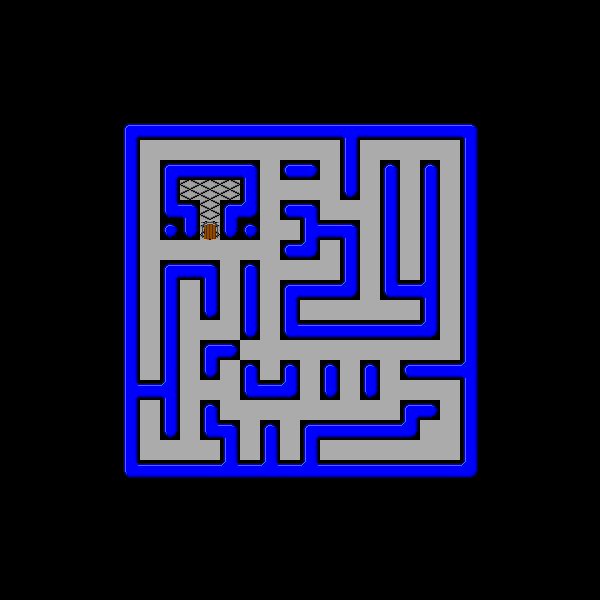

A level layout from a 2D game, rendered from its tile map. Below: a short description, then the map file with tile-grid data replaced by summaries:
An orthogonal 30x30 tile map with 20x20 px tiles, 2 tile layers (Tile Layer 1, Tile Layer 2) and 190 objects (140x coin, 40x wall, 4x border, 4x cherry, player, ...).

<map version="1.10" tiledversion="1.10.1" orientation="orthogonal" renderorder="right-down" width="30" height="30" tilewidth="20" tileheight="20" infinite="0" nextlayerid="4" nextobjectid="199">
 <tileset firstgid="1" name="tilemap" tilewidth="20" tileheight="20" spacing="1" tilecount="238" columns="17">
  <image source="tilemap.png" trans="000000" width="356" height="293" />
 </tileset>
 <layer id="1" name="Tile Layer 1" width="30" height="30">
  <data>[900 cells, 324 non-empty, 17 distinct tile ids]</data>
 </layer>
 <layer id="2" name="Tile Layer 2" width="30" height="30">
  <data>[900 cells, 1 non-empty, 1 distinct tile ids]</data>
 </layer>
 <objectgroup id="3" name="Objects">
  <object id="1" name="player" type="player" x="401.666" y="261.334" width="17" height="17" />
  <object id="3" name="wall" type="wall" x="463" y="123.333" width="14.3333" height="353" />
  <object id="4" name="wall" type="wall" x="121.667" y="123" width="343" height="14" />
  <object id="5" name="wall" type="wall" x="123.333" y="137" width="13.6667" height="339.667" />
  <object id="6" name="wall" type="wall" x="137.333" y="462.333" width="325.667" height="14" />
  <object id="7" name="wall" type="wall" x="261.667" y="421.667" width="16" height="40" />
  <object id="8" name="wall" type="wall" x="218.667" y="422.666" width="18" height="40" />
  <object id="9" name="wall" type="wall" x="202.333" y="403.333" width="16" height="36" />
  <object id="10" name="wall" type="wall" x="162" y="262.666" width="16" height="174.333" />
  <object id="11" name="wall" type="wall" x="177.333" y="263.001" width="40" height="13.3333" />
  <object id="12" name="wall" type="wall" x="201.333" y="276.667" width="16" height="40" />
  <object id="13" name="wall" type="wall" x="136.667" y="380.667" width="25.6667" height="16" />
  <object id="14" name="wall" type="wall" x="242.667" y="261.667" width="14.3333" height="78.3333" />
  <object id="15" name="wall" type="wall" x="202.667" y="341.667" width="37.3333" height="16" />
  <object id="16" name="wall" type="wall" x="203.334" y="358.334" width="13.3333" height="18.3333" />
  <object id="17" name="wall" type="wall" x="241.667" y="362" width="16" height="35.3333" />
  <object id="18" name="wall" type="wall" x="258" y="381.667" width="24.3333" height="16" />
  <object id="19" name="wall" type="wall" x="281.667" y="363" width="16" height="34.3333" />
  <object id="20" name="wall" type="wall" x="321.666" y="362.333" width="16" height="34.6667" />
  <object id="21" name="wall" type="wall" x="362.334" y="362.667" width="16" height="34.3333" />
  <object id="22" name="wall" type="wall" x="401" y="361.667" width="62.3333" height="16" />
  <object id="23" name="wall" type="wall" x="422" y="163" width="16" height="174.333" />
  <object id="24" name="wall" type="wall" x="381.333" y="162.667" width="16" height="136.333" />
  <object id="25" name="wall" type="wall" x="396.666" y="282" width="24.3333" height="16" />
  <object id="26" name="wall" type="wall" x="282.667" y="321.667" width="140" height="16" />
  <object id="27" name="wall" type="wall" x="282.333" y="281.667" width="16" height="40" />
  <object id="28" name="wall" type="wall" x="298" y="281.667" width="60" height="16" />
  <object id="29" name="wall" type="wall" x="343.334" y="222.666" width="14" height="60" />
  <object id="30" name="wall" type="wall" x="301.667" y="220.333" width="42.3333" height="19" />
  <object id="31" name="wall" type="wall" x="281.667" y="202.333" width="36.3333" height="16" />
  <object id="32" name="wall" type="wall" x="283" y="241.666" width="34.6667" height="16" />
  <object id="33" name="wall" type="wall" x="281.667" y="161.667" width="37.3333" height="16" />
  <object id="34" name="wall" type="wall" x="224" y="204.333" width="32" height="32" />
  <object id="35" name="wall" type="wall" x="164" y="204" width="32" height="32" />
  <object id="36" name="wall" type="wall" x="162.333" y="162.333" width="34" height="41.6667" />
  <object id="37" name="wall" type="wall" x="176.333" y="161.667" width="80" height="16" />
  <object id="38" name="wall" type="wall" x="223" y="176.333" width="35" height="28" />
  <object id="39" name="wall" type="wall" x="341.666" y="136.667" width="16" height="60" />
  <object id="40" name="wall" type="wall" x="402" y="403" width="35.6667" height="17.6667" />
  <object id="41" name="wall" type="wall" x="302" y="421.666" width="116.667" height="16" />
  <object id="42" name="wall" type="wall" x="301.667" y="437.666" width="16" height="22" />
  <object id="44" name="coin" type="coin" x="166.667" y="145.333" width="10" height="10" />
  <object id="45" name="coin" type="coin" x="184" y="145" width="10" height="10" />
  <object id="46" name="coin" type="coin" x="204" y="145" width="10" height="10" />
  <object id="47" name="coin" type="coin" x="226.667" y="144.667" width="10" height="10" />
  <object id="48" name="coin" type="coin" x="245.667" y="143.667" width="10" height="10" />
  <object id="49" name="coin" type="coin" x="263" y="144.333" width="10" height="10" />
  <object id="50" name="coin" type="coin" x="282.333" y="145" width="10" height="10" />
  <object id="51" name="coin" type="coin" x="305.333" y="144.667" width="10" height="10" />
  <object id="52" name="coin" type="coin" x="326" y="145.333" width="10" height="10" />
  <object id="53" name="coin" type="coin" x="325.333" y="165" width="10" height="10" />
  <object id="54" name="coin" type="coin" x="324.333" y="186" width="10" height="10" />
  <object id="55" name="coin" type="coin" x="304.333" y="185.667" width="10" height="10" />
  <object id="56" name="coin" type="coin" x="287.333" y="185.333" width="10" height="10" />
  <object id="57" name="coin" type="coin" x="264.667" y="185.333" width="10" height="10" />
  <object id="58" name="coin" type="coin" x="264.667" y="163.667" width="10" height="10" />
  <object id="59" name="coin" type="coin" x="144.667" y="164.333" width="10" height="10" />
  <object id="60" name="coin" type="coin" x="145.333" y="185.667" width="10" height="10" />
  <object id="61" name="coin" type="coin" x="144.333" y="205" width="10" height="10" />
  <object id="62" name="coin" type="coin" x="144" y="225" width="10" height="10" />
  <object id="63" name="coin" type="coin" x="144.333" y="244" width="10" height="10" />
  <object id="64" name="coin" type="coin" x="145.333" y="264" width="10" height="10" />
  <object id="65" name="coin" type="coin" x="145" y="283" width="10" height="10" />
  <object id="66" name="coin" type="coin" x="144" y="305.667" width="10" height="10" />
  <object id="67" name="coin" type="coin" x="144.333" y="327.333" width="10" height="10" />
  <object id="68" name="coin" type="coin" x="144.333" y="346.333" width="10" height="10" />
  <object id="69" name="coin" type="coin" x="143.667" y="363" width="10" height="10" />
  <object id="70" name="coin" type="coin" x="144.667" y="404" width="10" height="10" />
  <object id="71" name="coin" type="coin" x="145.667" y="424.333" width="10" height="10" />
  <object id="73" name="coin" type="coin" x="165" y="446" width="10" height="10" />
  <object id="74" name="coin" type="coin" x="184.333" y="445.333" width="10" height="10" />
  <object id="75" name="coin" type="coin" x="204" y="446" width="10" height="10" />
  <object id="76" name="coin" type="coin" x="184.333" y="425.333" width="10" height="10" />
  <object id="77" name="coin" type="coin" x="183.667" y="404.667" width="10" height="10" />
  <object id="78" name="coin" type="coin" x="182.333" y="384" width="10" height="10" />
  </objectgroup>
</map>
<!-- 115 of 190 objects omitted -->
